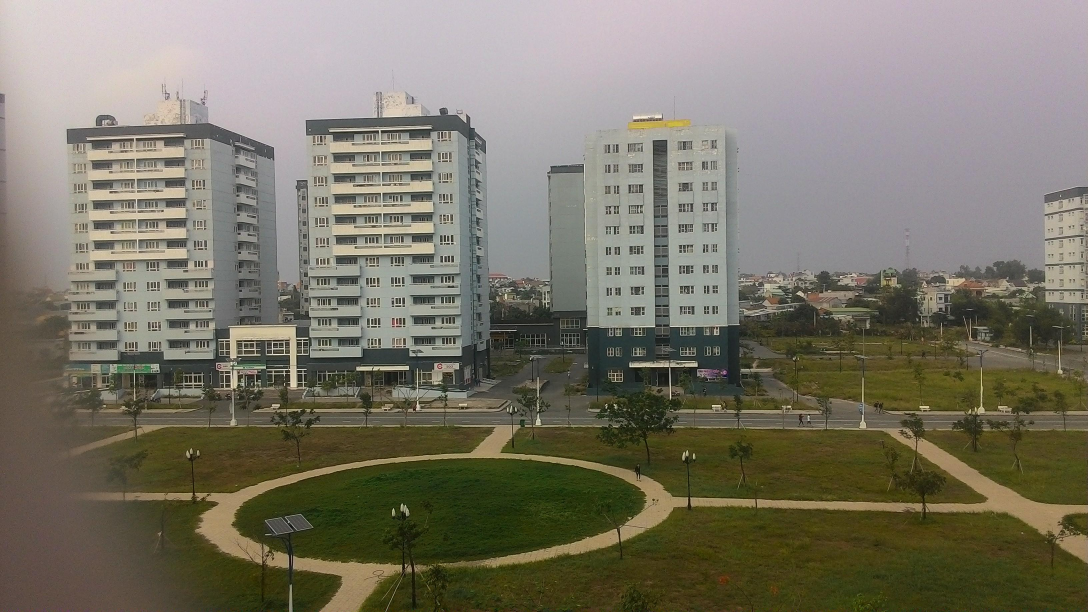
#> input picture images/ktxleft1.jpg, 3264 x 1836 px (shown at 1/3 size)
$ python -i panorama.py   (imports and definitions only)
#> lines starting #> are read from the running program, lines starting #| are printed output that depends on the picture
# import the necessary packages
import numpy as np
import imutils
import cv2

class Stitcher:
	def __init__(self):
		# determine if we are using OpenCV v3.X
		self.isv3 = imutils.is_cv3()

	def stitch(self, images, ratio=0.75, reprojThresh=4.0):
		# unpack the images, then detect keypoints and extract
		# local invariant descriptors from them
		(imageB, imageA) = images
		(kpsA, featuresA) = self.detectAndDescribe(imageA)
		(kpsB, featuresB) = self.detectAndDescribe(imageB)

		# match features between the two images
		M = self.matchKeypoints(kpsA, kpsB,
			featuresA, featuresB, ratio, reprojThresh)

		# if the match is None, then there aren't enough matched
		# keypoints to create a panorama
		if M is None:
			return None

		# otherwise, apply a perspective warp to stitch the images
		# together
		(matches, H, status) = M
		result = cv2.warpPerspective(imageA, H,
			(imageA.shape[1] + imageB.shape[1], imageA.shape[0]))
		result[0:imageB.shape[0], 0:imageB.shape[1]] = imageB

		# check to see if the keypoint matches should be visualized


		# return the stitched image
		return result

	# [50 lines left out: functions detectAndDescribe, matchKeypoints, not called in this run]

>>> import cv2
>>> picture = cv2.imread('images/ktxleft1.jpg', cv2.IMREAD_GRAYSCALE)
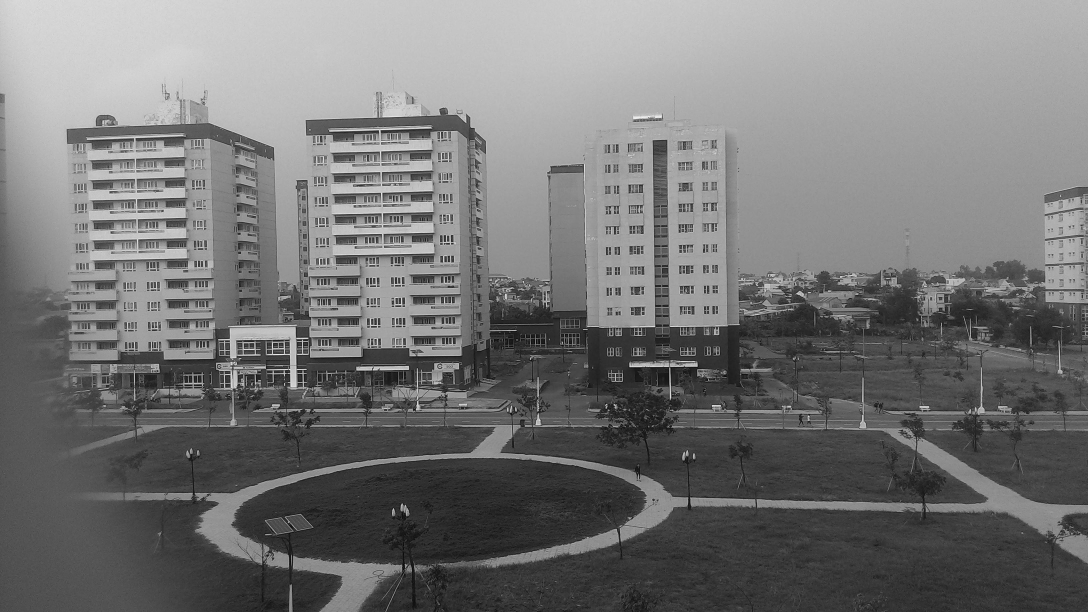
#> picture: shape (1836, 3264) (shown at 1/3 size); min 0, max 255, mean 117.8
>>> result = Stitcher().stitch(picture)
#> (the run stopped early here; a loop or call above may not have finished)

$ run again, on images/ktxleft2.jpg
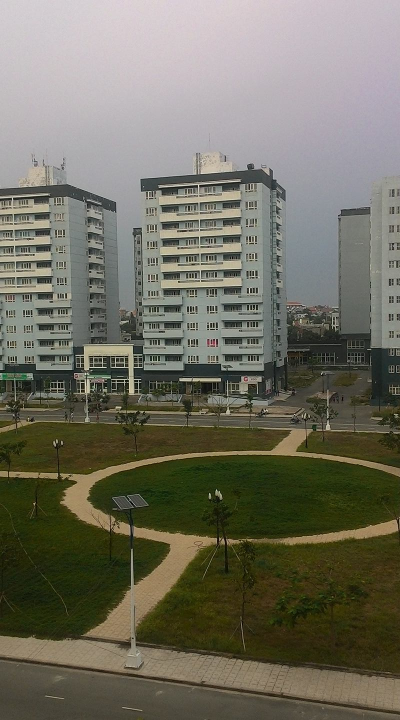
#> input picture images/ktxleft2.jpg, 800 x 1440 px (shown at 1/2 size)
#> `picture = cv2.imread('images/ktxleft1.jpg', cv2.IMREAD_GRAYSCALE)`:
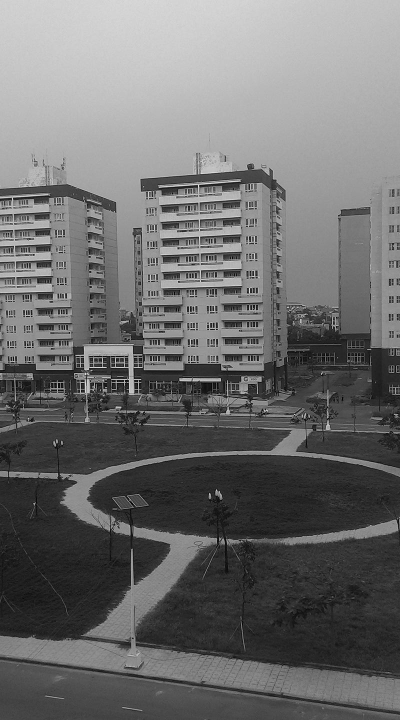
#> picture: shape (1440, 800) (shown at 1/2 size); min 0, max 255, mean 109.6

$ run again, on images/ktxright1.jpg
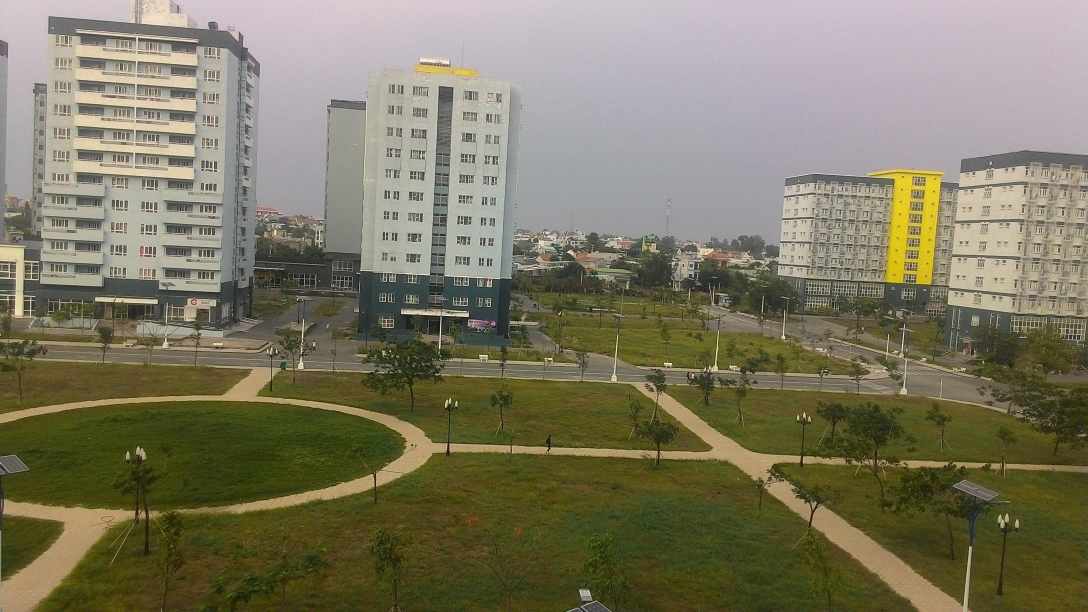
#> input picture images/ktxright1.jpg, 3264 x 1836 px (shown at 1/3 size)
#> `picture = cv2.imread('images/ktxleft1.jpg', cv2.IMREAD_GRAYSCALE)`:
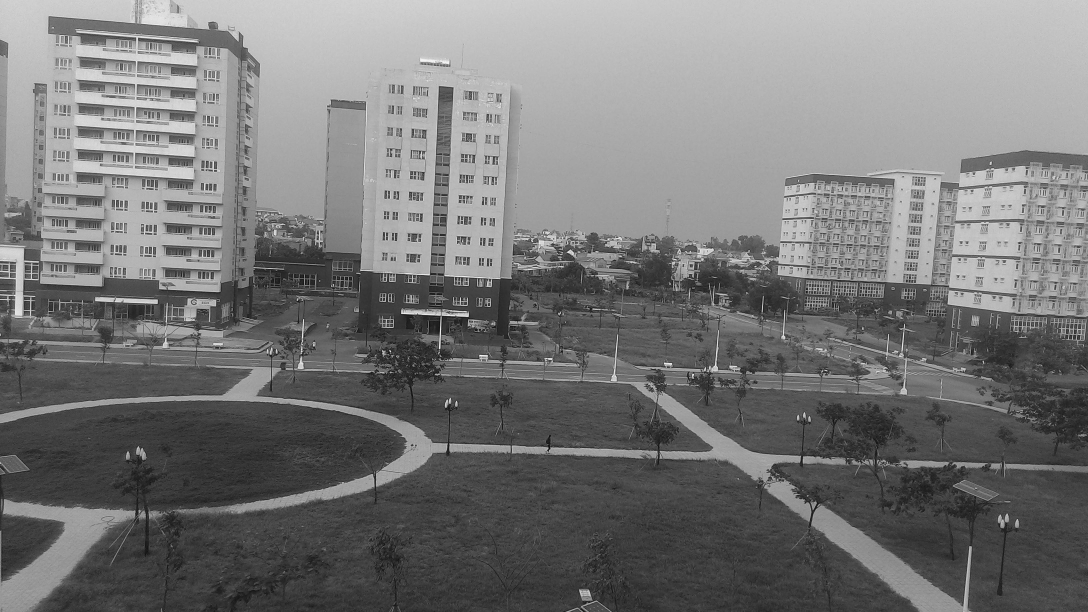
#> picture: shape (1836, 3264) (shown at 1/3 size); min 0, max 255, mean 119.4

$ run again, on images/ktxright2.jpg
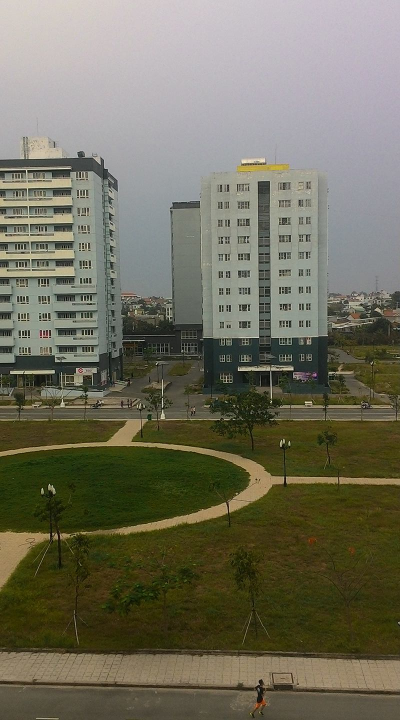
#> input picture images/ktxright2.jpg, 800 x 1440 px (shown at 1/2 size)
#> `picture = cv2.imread('images/ktxleft1.jpg', cv2.IMREAD_GRAYSCALE)`:
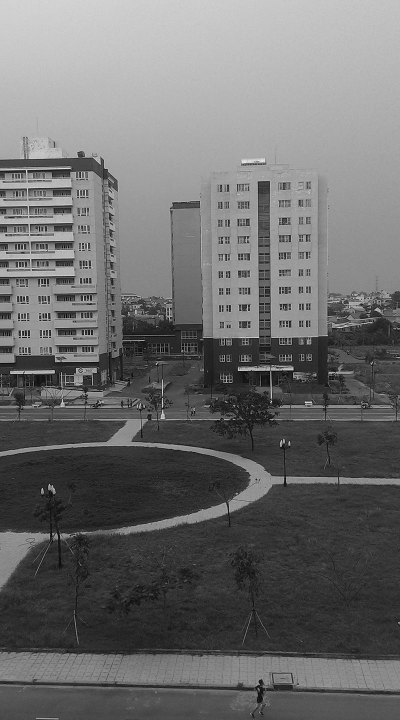
#> picture: shape (1440, 800) (shown at 1/2 size); min 0, max 255, mean 108.9
